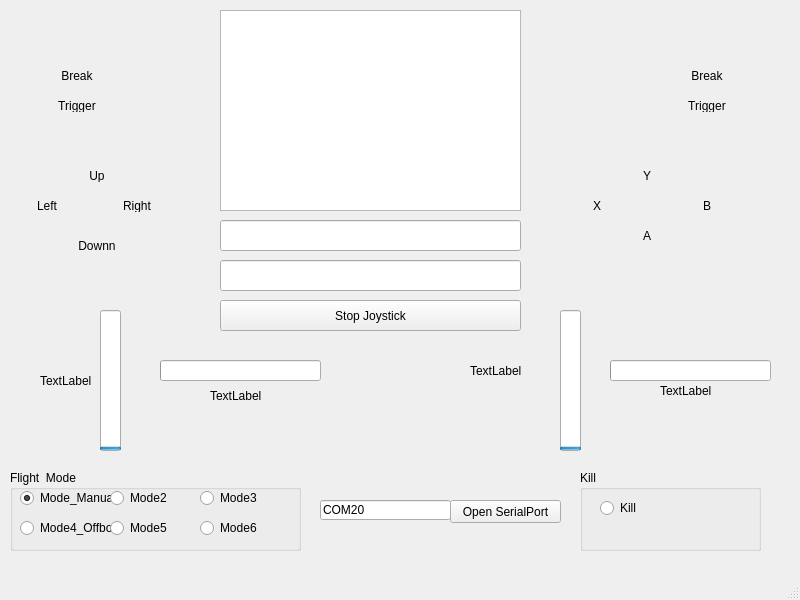
<?xml version="1.0" encoding="UTF-8"?>
<ui version="4.0">
 <class>MainWindow</class>
 <widget class="QMainWindow" name="MainWindow">
  <property name="geometry">
   <rect>
    <x>0</x>
    <y>0</y>
    <width>800</width>
    <height>600</height>
   </rect>
  </property>
  <property name="windowTitle">
   <string>MainWindow</string>
  </property>
  <widget class="QWidget" name="centralwidget">
   <widget class="QLabel" name="label_axisLeftY">
    <property name="geometry">
     <rect>
      <x>40</x>
      <y>360</y>
      <width>171</width>
      <height>41</height>
     </rect>
    </property>
    <property name="text">
     <string>TextLabel</string>
    </property>
   </widget>
   <widget class="QLabel" name="label_axisLeftX">
    <property name="geometry">
     <rect>
      <x>210</x>
      <y>310</y>
      <width>54</width>
      <height>171</height>
     </rect>
    </property>
    <property name="text">
     <string>TextLabel</string>
    </property>
   </widget>
   <widget class="QProgressBar" name="progressBar_leftAxisX">
    <property name="geometry">
     <rect>
      <x>160</x>
      <y>360</y>
      <width>161</width>
      <height>21</height>
     </rect>
    </property>
    <property name="maximum">
     <number>65536</number>
    </property>
    <property name="value">
     <number>24</number>
    </property>
    <property name="textVisible">
     <bool>false</bool>
    </property>
   </widget>
   <widget class="QProgressBar" name="progressBar_leftAxisY">
    <property name="geometry">
     <rect>
      <x>100</x>
      <y>310</y>
      <width>21</width>
      <height>141</height>
     </rect>
    </property>
    <property name="maximum">
     <number>65536</number>
    </property>
    <property name="value">
     <number>24</number>
    </property>
    <property name="textVisible">
     <bool>false</bool>
    </property>
    <property name="orientation">
     <enum>Qt::Vertical</enum>
    </property>
   </widget>
   <widget class="QProgressBar" name="progressBar_rightAxisY">
    <property name="geometry">
     <rect>
      <x>560</x>
      <y>310</y>
      <width>21</width>
      <height>141</height>
     </rect>
    </property>
    <property name="maximum">
     <number>65536</number>
    </property>
    <property name="value">
     <number>24</number>
    </property>
    <property name="textVisible">
     <bool>false</bool>
    </property>
    <property name="orientation">
     <enum>Qt::Vertical</enum>
    </property>
   </widget>
   <widget class="QLabel" name="label_axisRightX">
    <property name="geometry">
     <rect>
      <x>660</x>
      <y>370</y>
      <width>54</width>
      <height>41</height>
     </rect>
    </property>
    <property name="text">
     <string>TextLabel</string>
    </property>
   </widget>
   <widget class="QProgressBar" name="progressBar_rightAxisX">
    <property name="geometry">
     <rect>
      <x>610</x>
      <y>360</y>
      <width>161</width>
      <height>21</height>
     </rect>
    </property>
    <property name="maximum">
     <number>65536</number>
    </property>
    <property name="value">
     <number>24</number>
    </property>
    <property name="textVisible">
     <bool>false</bool>
    </property>
   </widget>
   <widget class="QLabel" name="label_axisRightY">
    <property name="geometry">
     <rect>
      <x>470</x>
      <y>350</y>
      <width>91</width>
      <height>41</height>
     </rect>
    </property>
    <property name="text">
     <string>TextLabel</string>
    </property>
   </widget>
   <widget class="QLabel" name="label_btnY">
    <property name="geometry">
     <rect>
      <x>620</x>
      <y>170</y>
      <width>54</width>
      <height>12</height>
     </rect>
    </property>
    <property name="text">
     <string>Y</string>
    </property>
    <property name="alignment">
     <set>Qt::AlignCenter</set>
    </property>
   </widget>
   <widget class="QLabel" name="label_btnA">
    <property name="geometry">
     <rect>
      <x>620</x>
      <y>230</y>
      <width>54</width>
      <height>12</height>
     </rect>
    </property>
    <property name="text">
     <string>A</string>
    </property>
    <property name="alignment">
     <set>Qt::AlignCenter</set>
    </property>
   </widget>
   <widget class="QLabel" name="label_btnB">
    <property name="geometry">
     <rect>
      <x>680</x>
      <y>200</y>
      <width>54</width>
      <height>12</height>
     </rect>
    </property>
    <property name="text">
     <string>B</string>
    </property>
    <property name="alignment">
     <set>Qt::AlignCenter</set>
    </property>
   </widget>
   <widget class="QLabel" name="label_btnX">
    <property name="geometry">
     <rect>
      <x>570</x>
      <y>200</y>
      <width>54</width>
      <height>12</height>
     </rect>
    </property>
    <property name="text">
     <string>X</string>
    </property>
    <property name="alignment">
     <set>Qt::AlignCenter</set>
    </property>
   </widget>
   <widget class="QPushButton" name="pushButton">
    <property name="geometry">
     <rect>
      <x>220</x>
      <y>300</y>
      <width>301</width>
      <height>31</height>
     </rect>
    </property>
    <property name="text">
     <string>Stop Joystick</string>
    </property>
   </widget>
   <widget class="QLineEdit" name="lineEdit_buttons">
    <property name="geometry">
     <rect>
      <x>220</x>
      <y>220</y>
      <width>301</width>
      <height>31</height>
     </rect>
    </property>
   </widget>
   <widget class="QLabel" name="label_btnLeftBreak">
    <property name="geometry">
     <rect>
      <x>50</x>
      <y>70</y>
      <width>54</width>
      <height>12</height>
     </rect>
    </property>
    <property name="text">
     <string>Break</string>
    </property>
    <property name="alignment">
     <set>Qt::AlignCenter</set>
    </property>
   </widget>
   <widget class="QLabel" name="label_btnRightBreak">
    <property name="geometry">
     <rect>
      <x>680</x>
      <y>70</y>
      <width>54</width>
      <height>12</height>
     </rect>
    </property>
    <property name="text">
     <string>Break</string>
    </property>
    <property name="alignment">
     <set>Qt::AlignCenter</set>
    </property>
   </widget>
   <widget class="QLineEdit" name="lineEdit_POV">
    <property name="geometry">
     <rect>
      <x>220</x>
      <y>260</y>
      <width>301</width>
      <height>31</height>
     </rect>
    </property>
   </widget>
   <widget class="QLabel" name="label_btnUp">
    <property name="geometry">
     <rect>
      <x>70</x>
      <y>170</y>
      <width>54</width>
      <height>12</height>
     </rect>
    </property>
    <property name="text">
     <string>Up</string>
    </property>
    <property name="alignment">
     <set>Qt::AlignCenter</set>
    </property>
   </widget>
   <widget class="QLabel" name="label_btnDown">
    <property name="geometry">
     <rect>
      <x>70</x>
      <y>240</y>
      <width>54</width>
      <height>12</height>
     </rect>
    </property>
    <property name="text">
     <string>Downn</string>
    </property>
    <property name="alignment">
     <set>Qt::AlignCenter</set>
    </property>
   </widget>
   <widget class="QLabel" name="label_btnLeft">
    <property name="geometry">
     <rect>
      <x>20</x>
      <y>200</y>
      <width>54</width>
      <height>12</height>
     </rect>
    </property>
    <property name="text">
     <string>Left</string>
    </property>
    <property name="alignment">
     <set>Qt::AlignCenter</set>
    </property>
   </widget>
   <widget class="QLabel" name="label_btnRight">
    <property name="geometry">
     <rect>
      <x>110</x>
      <y>200</y>
      <width>54</width>
      <height>12</height>
     </rect>
    </property>
    <property name="text">
     <string>Right</string>
    </property>
    <property name="alignment">
     <set>Qt::AlignCenter</set>
    </property>
   </widget>
   <widget class="QLineEdit" name="lineEdit_serialPortName">
    <property name="geometry">
     <rect>
      <x>320</x>
      <y>500</y>
      <width>131</width>
      <height>20</height>
     </rect>
    </property>
    <property name="text">
     <string>COM20</string>
    </property>
   </widget>
   <widget class="QPushButton" name="pushButton_2">
    <property name="geometry">
     <rect>
      <x>450</x>
      <y>500</y>
      <width>111</width>
      <height>23</height>
     </rect>
    </property>
    <property name="text">
     <string>Open SerialPort</string>
    </property>
   </widget>
   <widget class="QLabel" name="label_btnLeftTrigger">
    <property name="geometry">
     <rect>
      <x>50</x>
      <y>100</y>
      <width>54</width>
      <height>12</height>
     </rect>
    </property>
    <property name="text">
     <string>Trigger</string>
    </property>
    <property name="alignment">
     <set>Qt::AlignCenter</set>
    </property>
   </widget>
   <widget class="QLabel" name="label_btnRightTrigger">
    <property name="geometry">
     <rect>
      <x>680</x>
      <y>100</y>
      <width>54</width>
      <height>12</height>
     </rect>
    </property>
    <property name="text">
     <string>Trigger</string>
    </property>
    <property name="alignment">
     <set>Qt::AlignCenter</set>
    </property>
   </widget>
   <widget class="QGroupBox" name="groupBox">
    <property name="geometry">
     <rect>
      <x>10</x>
      <y>470</y>
      <width>291</width>
      <height>81</height>
     </rect>
    </property>
    <property name="title">
     <string>Flight  Mode</string>
    </property>
    <widget class="QRadioButton" name="radioButton_flightMode1">
     <property name="geometry">
      <rect>
       <x>10</x>
       <y>20</y>
       <width>101</width>
       <height>16</height>
      </rect>
     </property>
     <property name="text">
      <string>Mode_Manual</string>
     </property>
     <property name="checked">
      <bool>true</bool>
     </property>
    </widget>
    <widget class="QRadioButton" name="radioButton_flightMode2">
     <property name="geometry">
      <rect>
       <x>100</x>
       <y>20</y>
       <width>101</width>
       <height>16</height>
      </rect>
     </property>
     <property name="text">
      <string>Mode2</string>
     </property>
    </widget>
    <widget class="QRadioButton" name="radioButton_flightMode3">
     <property name="geometry">
      <rect>
       <x>190</x>
       <y>20</y>
       <width>101</width>
       <height>16</height>
      </rect>
     </property>
     <property name="text">
      <string>Mode3</string>
     </property>
    </widget>
    <widget class="QRadioButton" name="radioButton_flightMode4">
     <property name="geometry">
      <rect>
       <x>10</x>
       <y>50</y>
       <width>101</width>
       <height>16</height>
      </rect>
     </property>
     <property name="text">
      <string>Mode4_Offboard</string>
     </property>
    </widget>
    <widget class="QRadioButton" name="radioButton_flightMode5">
     <property name="geometry">
      <rect>
       <x>100</x>
       <y>50</y>
       <width>101</width>
       <height>16</height>
      </rect>
     </property>
     <property name="text">
      <string>Mode5</string>
     </property>
    </widget>
    <widget class="QRadioButton" name="radioButton_flightMode6">
     <property name="geometry">
      <rect>
       <x>190</x>
       <y>50</y>
       <width>101</width>
       <height>16</height>
      </rect>
     </property>
     <property name="text">
      <string>Mode6</string>
     </property>
    </widget>
   </widget>
   <widget class="QGroupBox" name="groupBox_2">
    <property name="geometry">
     <rect>
      <x>580</x>
      <y>470</y>
      <width>181</width>
      <height>81</height>
     </rect>
    </property>
    <property name="title">
     <string>Kill</string>
    </property>
    <widget class="QRadioButton" name="radioButton_kill">
     <property name="geometry">
      <rect>
       <x>20</x>
       <y>30</y>
       <width>89</width>
       <height>16</height>
      </rect>
     </property>
     <property name="text">
      <string>Kill</string>
     </property>
    </widget>
   </widget>
   <widget class="QPlainTextEdit" name="plainTextEdit_logWnd">
    <property name="geometry">
     <rect>
      <x>220</x>
      <y>10</y>
      <width>301</width>
      <height>201</height>
     </rect>
    </property>
   </widget>
  </widget>
  <widget class="QMenuBar" name="menubar">
   <property name="geometry">
    <rect>
     <x>0</x>
     <y>0</y>
     <width>800</width>
     <height>23</height>
    </rect>
   </property>
  </widget>
  <widget class="QStatusBar" name="statusbar"/>
 </widget>
 <resources/>
 <connections/>
</ui>
